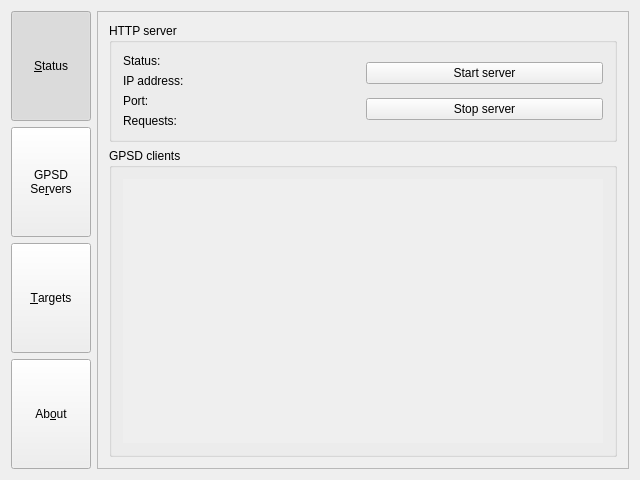
<?xml version="1.0" encoding="UTF-8"?>
<ui version="4.0">
 <class>MainWindow</class>
 <widget class="QWidget" name="MainWindow">
  <property name="geometry">
   <rect>
    <x>0</x>
    <y>0</y>
    <width>640</width>
    <height>480</height>
   </rect>
  </property>
  <property name="windowTitle">
   <string notr="true">GPSD to JavaScript relay 0.9.1</string>
  </property>
  <layout class="QHBoxLayout" name="horizontalLayout">
   <item>
    <widget class="QWidget" name="m_gButtons" native="true">
     <property name="sizePolicy">
      <sizepolicy hsizetype="Maximum" vsizetype="Ignored">
       <horstretch>0</horstretch>
       <verstretch>0</verstretch>
      </sizepolicy>
     </property>
     <layout class="QVBoxLayout" name="verticalLayout">
      <property name="leftMargin">
       <number>0</number>
      </property>
      <property name="topMargin">
       <number>0</number>
      </property>
      <property name="rightMargin">
       <number>0</number>
      </property>
      <property name="bottomMargin">
       <number>0</number>
      </property>
      <item>
       <widget class="QPushButton" name="m_btnStatus">
        <property name="sizePolicy">
         <sizepolicy hsizetype="Maximum" vsizetype="Minimum">
          <horstretch>0</horstretch>
          <verstretch>0</verstretch>
         </sizepolicy>
        </property>
        <property name="text">
         <string>&amp;Status</string>
        </property>
        <property name="checkable">
         <bool>true</bool>
        </property>
        <property name="checked">
         <bool>true</bool>
        </property>
       </widget>
      </item>
      <item>
       <widget class="QPushButton" name="m_btnSources">
        <property name="sizePolicy">
         <sizepolicy hsizetype="Maximum" vsizetype="Minimum">
          <horstretch>0</horstretch>
          <verstretch>0</verstretch>
         </sizepolicy>
        </property>
        <property name="text">
         <string>GPSD
Se&amp;rvers</string>
        </property>
        <property name="checkable">
         <bool>true</bool>
        </property>
       </widget>
      </item>
      <item>
       <widget class="QPushButton" name="m_btnTargets">
        <property name="sizePolicy">
         <sizepolicy hsizetype="Maximum" vsizetype="Minimum">
          <horstretch>0</horstretch>
          <verstretch>0</verstretch>
         </sizepolicy>
        </property>
        <property name="text">
         <string>&amp;Targets</string>
        </property>
        <property name="checkable">
         <bool>true</bool>
        </property>
       </widget>
      </item>
      <item>
       <widget class="QPushButton" name="m_btnAbout">
        <property name="sizePolicy">
         <sizepolicy hsizetype="Maximum" vsizetype="Minimum">
          <horstretch>0</horstretch>
          <verstretch>0</verstretch>
         </sizepolicy>
        </property>
        <property name="text">
         <string>Ab&amp;out</string>
        </property>
        <property name="checkable">
         <bool>true</bool>
        </property>
       </widget>
      </item>
     </layout>
    </widget>
   </item>
   <item>
    <widget class="QScrollArea" name="scrollArea">
     <property name="widgetResizable">
      <bool>true</bool>
     </property>
     <widget class="QWidget" name="scrollAreaWidgetContents">
      <property name="geometry">
       <rect>
        <x>0</x>
        <y>0</y>
        <width>539</width>
        <height>460</height>
       </rect>
      </property>
      <layout class="QHBoxLayout" name="horizontalLayout_3">
       <property name="leftMargin">
        <number>0</number>
       </property>
       <property name="topMargin">
        <number>0</number>
       </property>
       <property name="rightMargin">
        <number>0</number>
       </property>
       <property name="bottomMargin">
        <number>0</number>
       </property>
       <item>
        <widget class="QStackedWidget" name="m_gStack">
         <widget class="QWidget" name="m_gStatus">
          <layout class="QVBoxLayout" name="verticalLayout_2">
           <item>
            <widget class="QGroupBox" name="groupBox">
             <property name="sizePolicy">
              <sizepolicy hsizetype="Preferred" vsizetype="Maximum">
               <horstretch>0</horstretch>
               <verstretch>0</verstretch>
              </sizepolicy>
             </property>
             <property name="title">
              <string>HTTP server</string>
             </property>
             <layout class="QHBoxLayout" name="horizontalLayout_5">
              <item>
               <widget class="QWidget" name="widget_2" native="true">
                <layout class="QFormLayout" name="formLayout_4">
                 <property name="leftMargin">
                  <number>0</number>
                 </property>
                 <property name="topMargin">
                  <number>0</number>
                 </property>
                 <property name="rightMargin">
                  <number>0</number>
                 </property>
                 <property name="bottomMargin">
                  <number>0</number>
                 </property>
                 <item row="0" column="0">
                  <widget class="QLabel" name="label_16">
                   <property name="text">
                    <string>Status:</string>
                   </property>
                  </widget>
                 </item>
                 <item row="0" column="1">
                  <widget class="QLabel" name="m_gHttpActive"/>
                 </item>
                 <item row="1" column="0">
                  <widget class="QLabel" name="label_12">
                   <property name="text">
                    <string>IP address:</string>
                   </property>
                  </widget>
                 </item>
                 <item row="1" column="1">
                  <widget class="QLabel" name="m_gHttpAddress"/>
                 </item>
                 <item row="2" column="0">
                  <widget class="QLabel" name="label_14">
                   <property name="text">
                    <string>Port:</string>
                   </property>
                  </widget>
                 </item>
                 <item row="2" column="1">
                  <widget class="QLabel" name="m_gHttpPort"/>
                 </item>
                 <item row="3" column="0">
                  <widget class="QLabel" name="label_18">
                   <property name="text">
                    <string>Requests:</string>
                   </property>
                  </widget>
                 </item>
                 <item row="3" column="1">
                  <widget class="QLabel" name="m_gHttpRequests"/>
                 </item>
                </layout>
               </widget>
              </item>
              <item>
               <widget class="QWidget" name="widget" native="true">
                <layout class="QVBoxLayout" name="verticalLayout_5">
                 <property name="leftMargin">
                  <number>0</number>
                 </property>
                 <property name="topMargin">
                  <number>0</number>
                 </property>
                 <property name="rightMargin">
                  <number>0</number>
                 </property>
                 <property name="bottomMargin">
                  <number>0</number>
                 </property>
                 <item>
                  <widget class="QPushButton" name="m_btnHttpStart">
                   <property name="toolTip">
                    <string>Start HTTP server</string>
                   </property>
                   <property name="text">
                    <string>Start server</string>
                   </property>
                  </widget>
                 </item>
                 <item>
                  <widget class="QPushButton" name="m_btnHttpStop">
                   <property name="toolTip">
                    <string>Stop HTTP server</string>
                   </property>
                   <property name="text">
                    <string>Stop server</string>
                   </property>
                  </widget>
                 </item>
                </layout>
               </widget>
              </item>
             </layout>
            </widget>
           </item>
           <item>
            <widget class="QGroupBox" name="groupBox_2">
             <property name="title">
              <string>GPSD clients</string>
             </property>
             <layout class="QHBoxLayout" name="horizontalLayout_4">
              <item>
               <widget class="QScrollArea" name="m_gGpsdClientMonitorsParent">
                <property name="frameShape">
                 <enum>QFrame::NoFrame</enum>
                </property>
                <property name="widgetResizable">
                 <bool>true</bool>
                </property>
                <widget class="QWidget" name="m_gGpsdClientMonitors">
                 <property name="geometry">
                  <rect>
                   <x>0</x>
                   <y>0</y>
                   <width>501</width>
                   <height>300</height>
                  </rect>
                 </property>
                 <layout class="QHBoxLayout" name="m_gGpsdClientMonitorsLayout">
                  <property name="leftMargin">
                   <number>0</number>
                  </property>
                  <property name="topMargin">
                   <number>0</number>
                  </property>
                  <property name="rightMargin">
                   <number>0</number>
                  </property>
                 </layout>
                </widget>
               </widget>
              </item>
             </layout>
            </widget>
           </item>
          </layout>
         </widget>
         <widget class="QWidget" name="m_gSources">
          <layout class="QHBoxLayout" name="horizontalLayout_2">
           <item>
            <widget class="QTabWidget" name="m_gSourcesTabs">
             <property name="tabsClosable">
              <bool>true</bool>
             </property>
            </widget>
           </item>
          </layout>
         </widget>
         <widget class="QWidget" name="m_gTargets">
          <layout class="QVBoxLayout" name="verticalLayout_3">
           <item>
            <widget class="QGroupBox" name="groupBox_3">
             <property name="sizePolicy">
              <sizepolicy hsizetype="Preferred" vsizetype="Maximum">
               <horstretch>0</horstretch>
               <verstretch>0</verstretch>
              </sizepolicy>
             </property>
             <property name="title">
              <string>HTTP server</string>
             </property>
             <layout class="QFormLayout" name="formLayout_3">
              <item row="0" column="0">
               <widget class="QLabel" name="label_13">
                <property name="text">
                 <string>IP address:</string>
                </property>
               </widget>
              </item>
              <item row="0" column="1">
               <widget class="QLineEdit" name="m_gHttpSetIp">
                <property name="toolTip">
                 <string>Interface IP address or &quot;local&quot; or &quot;local6&quot; or &quot;any&quot; (default)</string>
                </property>
                <property name="placeholderText">
                 <string>Interface IP address or &quot;local&quot; or &quot;local6&quot; or &quot;any&quot; (default)</string>
                </property>
               </widget>
              </item>
              <item row="1" column="0">
               <widget class="QLabel" name="label_15">
                <property name="text">
                 <string>Port:</string>
                </property>
               </widget>
              </item>
              <item row="1" column="1">
               <widget class="QSpinBox" name="m_gHttpSetPort">
                <property name="toolTip">
                 <string>Default value: 42317
= gpsd_javascript_relay % (65535-1024) + 1024
= 4773528272747873529 % 64511 + 1024</string>
                </property>
                <property name="accelerated">
                 <bool>true</bool>
                </property>
                <property name="minimum">
                 <number>1</number>
                </property>
                <property name="maximum">
                 <number>65535</number>
                </property>
                <property name="value">
                 <number>42317</number>
                </property>
               </widget>
              </item>
              <item row="2" column="0">
               <widget class="QLabel" name="label_17">
                <property name="text">
                 <string>Auto start:</string>
                </property>
               </widget>
              </item>
              <item row="2" column="1">
               <widget class="QCheckBox" name="m_gHttpAutoStart">
                <property name="toolTip">
                 <string>Automatically start HTTP server</string>
                </property>
                <property name="text">
                 <string/>
                </property>
               </widget>
              </item>
             </layout>
            </widget>
           </item>
           <item>
            <widget class="QGroupBox" name="groupBox_4">
             <property name="title">
              <string>JavaScript and JSON targets</string>
             </property>
             <layout class="QVBoxLayout" name="verticalLayout_4">
              <item>
               <widget class="QTabWidget" name="m_gTargetsTabs">
                <property name="tabsClosable">
                 <bool>false</bool>
                </property>
               </widget>
              </item>
             </layout>
            </widget>
           </item>
          </layout>
         </widget>
         <widget class="QWidget" name="m_gAbout">
          <layout class="QFormLayout" name="formLayout">
           <item row="0" column="1">
            <widget class="QLabel" name="label_3">
             <property name="text">
              <string notr="true">&lt;h1&gt;GPSD to JavaScript relay&lt;/h1&gt;</string>
             </property>
            </widget>
           </item>
           <item row="5" column="0">
            <widget class="QLabel" name="label">
             <property name="text">
              <string>Author:</string>
             </property>
            </widget>
           </item>
           <item row="5" column="1">
            <widget class="QLabel" name="label_2">
             <property name="text">
              <string notr="true">&lt;a href=&quot;https://github.com/EstevanTH/&quot;&gt;Mohamed RACHID&lt;/a&gt;</string>
             </property>
             <property name="openExternalLinks">
              <bool>true</bool>
             </property>
            </widget>
           </item>
           <item row="6" column="0">
            <widget class="QLabel" name="label_4">
             <property name="text">
              <string>IDE:</string>
             </property>
            </widget>
           </item>
           <item row="6" column="1">
            <widget class="QLabel" name="label_5">
             <property name="text">
              <string notr="true">&lt;a href=&quot;https://www.qt.io/ide/&quot;&gt;Qt Creator&lt;/a&gt;</string>
             </property>
             <property name="openExternalLinks">
              <bool>true</bool>
             </property>
            </widget>
           </item>
           <item row="7" column="0">
            <widget class="QLabel" name="label_6">
             <property name="text">
              <string>Tested servers:</string>
             </property>
            </widget>
           </item>
           <item row="7" column="1">
            <widget class="QLabel" name="label_7">
             <property name="text">
              <string notr="true">&lt;a href=&quot;https://play.google.com/store/apps/details?id=com.jillybunch.shareGPS&quot;&gt;Share GPS (Android)&lt;/a&gt;</string>
             </property>
             <property name="openExternalLinks">
              <bool>true</bool>
             </property>
            </widget>
           </item>
           <item row="8" column="0">
            <widget class="QLabel" name="label_8">
             <property name="text">
              <string>License:</string>
             </property>
            </widget>
           </item>
           <item row="8" column="1">
            <widget class="QLabel" name="label_9">
             <property name="text">
              <string notr="true">LGPL</string>
             </property>
             <property name="openExternalLinks">
              <bool>true</bool>
             </property>
            </widget>
           </item>
           <item row="9" column="0">
            <widget class="QLabel" name="label_10">
             <property name="text">
              <string>Documentation:</string>
             </property>
             <property name="alignment">
              <set>Qt::AlignLeading|Qt::AlignLeft|Qt::AlignTop</set>
             </property>
            </widget>
           </item>
           <item row="9" column="1">
            <widget class="QLabel" name="label_11">
             <property name="text">
              <string notr="true">&lt;a href=&quot;http://www.catb.org/gpsd/gpsd_json.html&quot;&gt;gpsd_json - gpsd request/response protocol&lt;/a&gt;&lt;br/&gt;
&lt;a href=&quot;http://www.jillybunch.com/sharegps/mobile/gpsd-commands.html&quot;&gt;GPSD server command interface&lt;/a&gt;</string>
             </property>
             <property name="openExternalLinks">
              <bool>true</bool>
             </property>
            </widget>
           </item>
           <item row="4" column="1">
            <widget class="QLabel" name="label_20">
             <property name="text">
              <string>A small tool producing JS &amp; JSON output based on GPS data provided by a GPSD server</string>
             </property>
             <property name="wordWrap">
              <bool>true</bool>
             </property>
            </widget>
           </item>
          </layout>
         </widget>
        </widget>
       </item>
      </layout>
     </widget>
    </widget>
   </item>
  </layout>
 </widget>
 <layoutdefault spacing="6" margin="11"/>
 <resources/>
 <connections/>
</ui>
